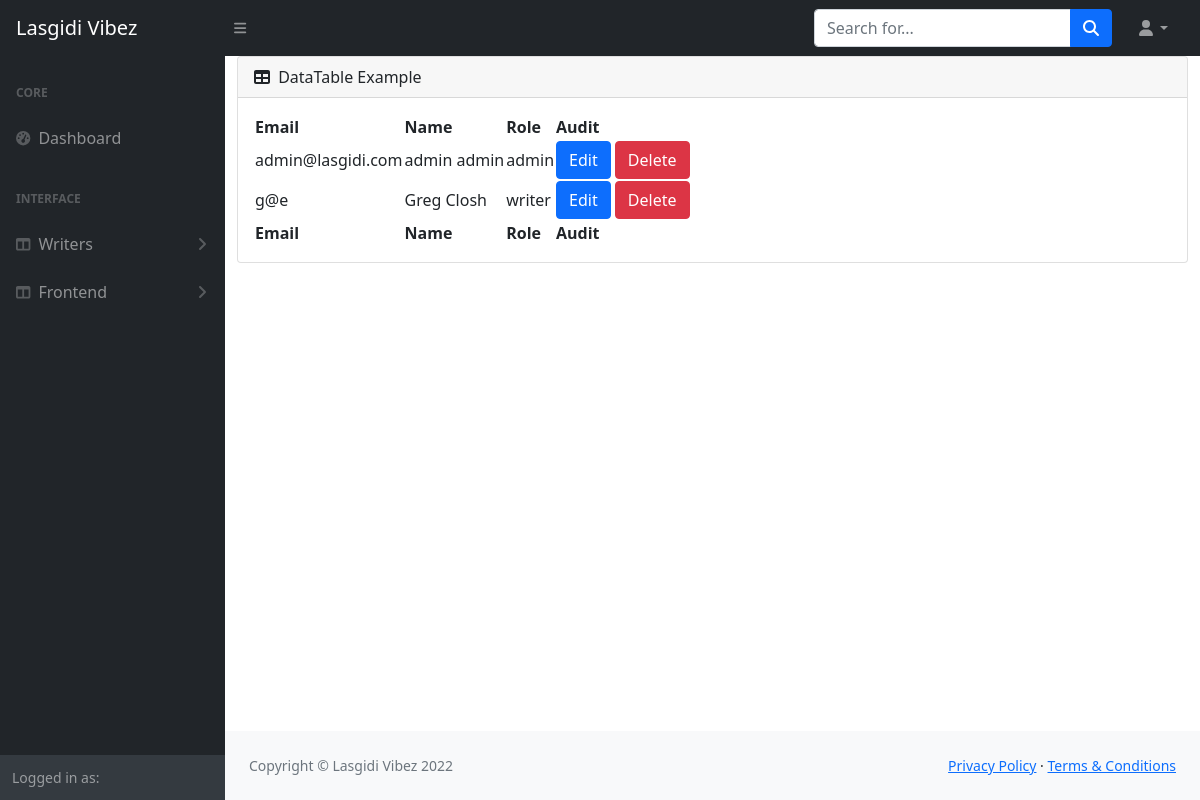
The page /admin/users.php (signed in) on the database its author committed.
### tables this page shows
CREATE TABLE `user` (
  `id` int NOT NULL AUTO_INCREMENT,
  `email` varchar(120) DEFAULT NULL,
  `phone` varchar(128) DEFAULT NULL,
  `firstname` varchar(128) DEFAULT NULL,
  `lastname` varchar(128) DEFAULT NULL,
  `role` varchar(128) DEFAULT NULL,
  `password` varchar(128) DEFAULT NULL,
  `created` datetime DEFAULT CURRENT_TIMESTAMP,
  PRIMARY KEY (`id`),
  UNIQUE KEY `email` (`email`)
);

### admin/users.php (the view, shortened to what this page needs)
<?php include 'header.php' ?>
<div id="content">
    <main>
        <div class="container-fluid px--4">
            <div class="card mb-4">
                <div class="card-header">
                    <i class="fas fa-table me-1"></i>
                    DataTable Example
                </div>
                <div class="card-body">
                    <table id="datatablesSimple">
                        <thead>
                            <tr>
                                <th>Email</th>
                                <th>Name</th>
                                <th>Role</th>
                                <th>Audit</th>
                            </tr>
                        </thead>
                        <tfoot>
                            <tr>
                                <th>Email</th>
                                <th>Name</th>
                                <th>Role</th>
                                <th>Audit</th>
                        </tfoot>
                        <tbody>
                            <?php
                            $servername = "localhost";
                            $dbname = 'lasgidi';
                            $username = "root";
                            $password = "Bumshaha@gidi";
                            $mysqli = new mysqli($servername, $username, $password, $dbname);
                            $stmt = "select id,email,firstname,lastname,role,phone from user ";
                            $result = $mysqli->query($stmt);
                            $data = $result->fetch_all(MYSQLI_ASSOC);
                            foreach ($data as $row) {
                            ?>
                                <tr>
                                    <td><?php echo $row['email']; ?></td>
                                    <td><?php echo $row['firstname'] . " " . $row['lastname']; ?></td>
                                    <td><?php echo $row['role']; ?></td>
                                    <td> <button type="button" onclick='edit( <?= json_encode($row) ?>)' class="btn btn-primary" data-bs-toggle="modal" data-bs-target="#editModal">
                                            Edit
                                        </button>
                                        <button type="button" onclick='deletePost( <?= json_encode($row) ?>)' class="btn btn-danger" data-bs-toggle="modal" data-bs-target="#deleteModal">Delete</button>
                                    </td>
                                </tr>
                            <?php
                            }
                            ?>
                        </tbody>
                    </table>
                </div>
            </div>
        </div>
    </main>
</div>
<?php include 'footer.php' ?>

### rows shown on the page
user: email "admin@lasgidi.com", firstname "admin", lastname "admin", role "admin"
user: email "g@e", firstname "Greg", lastname "Closh", role "writer"
